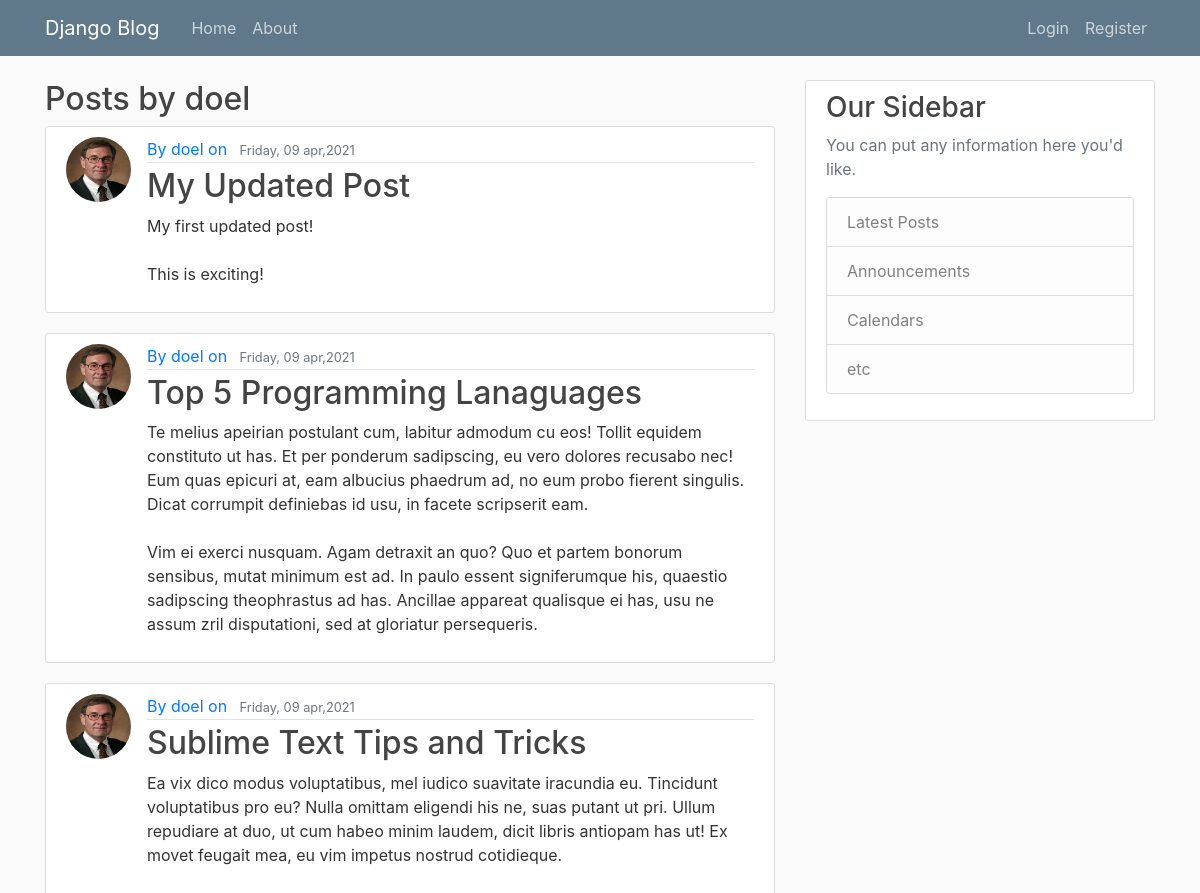
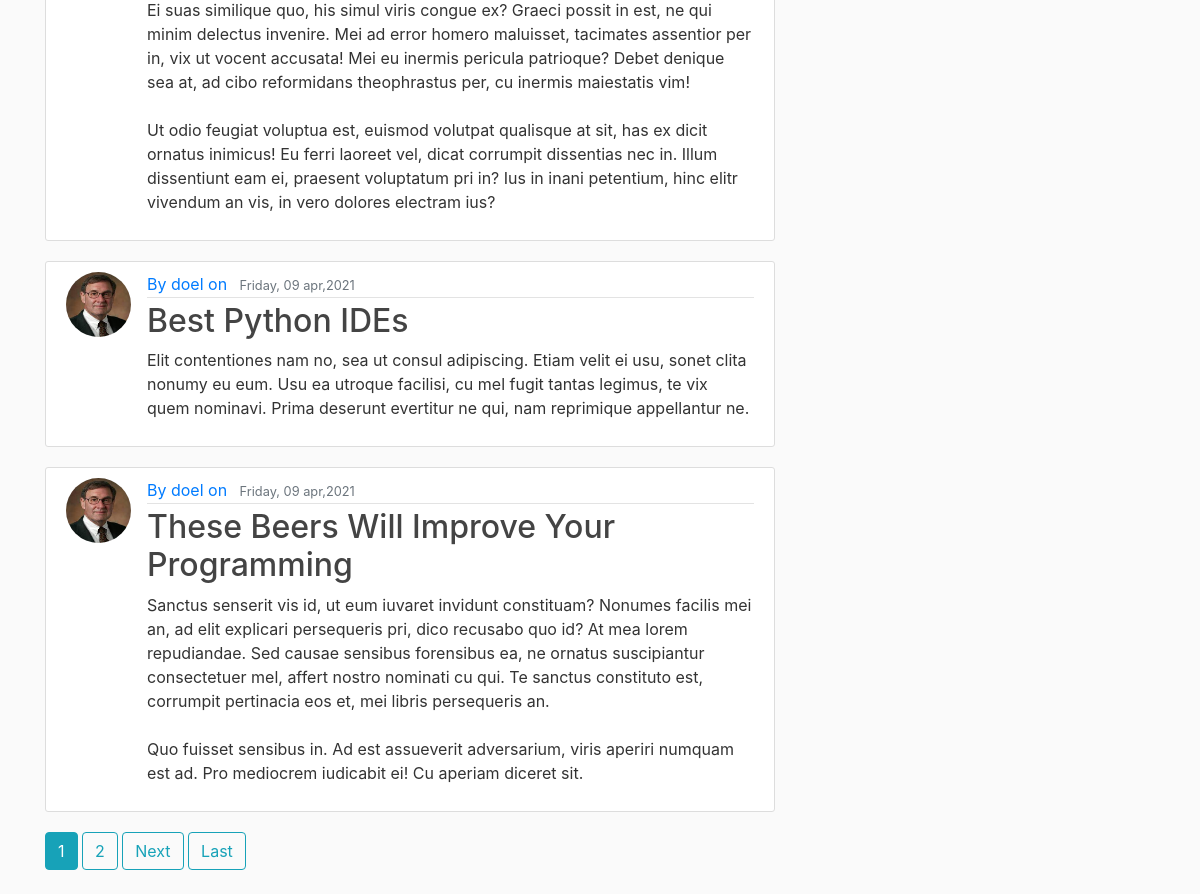
Screenshot of /blog/user/doel/ with the database file from the repository (2 pictures, top to bottom).
### blog/models.py (models this page shows, shortened)
class Post(models.Model):
    title=models.CharField(max_length=100)
    content=models.TextField()
    date_posted=models.DateField(default=timezone.now)
    author=models.ForeignKey(User,on_delete=models.CASCADE)

### users/models.py (models this page shows, shortened)
class Profile(models.Model):
    user=models.OneToOneField(User,on_delete=models.CASCADE)
    image=models.ImageField(upload_to='photos',default='default.jpg')

### blog/views.py (the view)
# urls.py: path('user/<str:username>/', UserPostsView.as_view(),name='user-posts'),
class UserPostsView(ListView):
    template_name = 'blog/user_posts.html' # default: app/model_list.html
    context_object_name = 'posts'   #default: object_list
    paginate_by=5
    def get_queryset(self):
        user=get_object_or_404(User,username=self.kwargs.get('username'))
        return Post.objects.filter(author=user).order_by('-date_posted')

### blog/templates/blog/user_posts.html
{% extends 'blog/base.html' %}
{% block content %}
<h2>Posts by {{view.kwargs.username}}</h2>
{% for post in posts %}
<article class="media content-section">
  <img class="rounded-circle article-img" src="{{ post.author.profile.image.url }}">
  <div class="media-body">
    <div class="article-metadata">
      <a class="mr-2" href="{% url 'user-posts' post.author.username %}">By {{ post.author }} on</a>
      <small class="text-muted">{{ post.date_posted|date:'l, d b,Y' }}</small>
    </div>
    <h2><a class="article-title" href="{% url 'blog-detail' post.id %}">{{ post.title }}</a></h2>
    <p class="article-content">{{ post.content }}</p>
  </div>
</article>
{% endfor %}
    {% include 'blog/paginator.html' %}
{% endblock content %}

### blog/static/blog/main.css (style rules this page uses)
body { background: #fafafa; color: #333333; margin-top: 5rem; }
h1, h2, h3, h4, h5, h6 { color: #444444; }
.content-section { background: #ffffff; padding: 10px 20px; border: 1px solid #dddddd; border-radius: 3px; margin-bottom: 20px; }
.article-title { color: #444444; }
.article-content { white-space: pre-line; }
.article-img { height: 65px; width: 65px; margin-right: 16px; }
.article-metadata { padding-bottom: 1px; margin-bottom: 4px; border-bottom: 1px solid #e3e3e3 }

### rows the page displays
Post: author.profile.image (picture), author "doel", date_posted "Friday, 09 apr,2021", title "My Updated Post", content "My first updated post! This is exciting!"
Post: author.profile.image (picture), author "doel", date_posted "Friday, 09 apr,2021", title "Top 5 Programming Lanaguages", content "Te melius apeirian postulant cum, labitur admodum cu eos! Tollit equidem constituto ut has. Et per ponderum sadipscing, eu vero dolores recusabo nec! Eum quas epicuri at, eam albucius phaedrum ad, no eum probo fierent singulis. Dicat corrumpit definiebas id usu, in facete scripserit eam. Vim ei exerci nusquam. Agam detraxit an quo? Quo et partem bonorum sensibus, mutat minimum est ad. In paulo essent signiferumque his, quaestio sadipscing theophrastus ad has. Ancillae appareat qualisque ei has, usu ne assum zril disputationi, sed at gloriatur persequeris."
Post: author.profile.image (picture), author "doel", date_posted "Friday, 09 apr,2021", title "Sublime Text Tips and Tricks", content "Ea vix dico modus voluptatibus, mel iudico suavitate iracundia eu. Tincidunt voluptatibus pro eu? Nulla omittam eligendi his ne, suas putant ut pri. Ullum repudiare at duo, ut cum habeo minim laudem, dicit libris antiopam has ut! Ex movet feugait mea, eu vim impetus nostrud cotidieque. Ei suas similique quo, his simul viris congue ex? Graeci possit in est, ne qui minim delectus invenire. Mei ad error homero maluisset, tacimates assentior per in, vix ut vocent accusata! Mei eu inermis pericula patrioque? Debet denique sea at, ad cibo reformidans theophrastus per, cu inermis maiestatis vim! Ut odio feugiat voluptua est, euismod volutpat qualisque at sit, has ex dicit ornatus inimicus! Eu…"
Post: author.profile.image (picture), author "doel", date_posted "Friday, 09 apr,2021", title "Best Python IDEs", content "Elit contentiones nam no, sea ut consul adipiscing. Etiam velit ei usu, sonet clita nonumy eu eum. Usu ea utroque facilisi, cu mel fugit tantas legimus, te vix quem nominavi. Prima deserunt evertitur ne qui, nam reprimique appellantur ne."
Post: author.profile.image (picture), author "doel", date_posted "Friday, 09 apr,2021", title "These Beers Will Improve Your Programming", content "Sanctus senserit vis id, ut eum iuvaret invidunt constituam? Nonumes facilis mei an, ad elit explicari persequeris pri, dico recusabo quo id? At mea lorem repudiandae. Sed causae sensibus forensibus ea, ne ornatus suscipiantur consectetuer mel, affert nostro nominati cu qui. Te sanctus constituto est, corrumpit pertinacia eos et, mei libris persequeris an. Quo fuisset sensibus in. Ad est assueverit adversarium, viris aperiri numquam est ad. Pro mediocrem iudicabit ei! Cu aperiam diceret sit."

### other values shown
{{ view.kwargs.username }} "doel"
{{ page_obj.number }} "1"
{{ page_obj.number|add:'1' }} "2"
